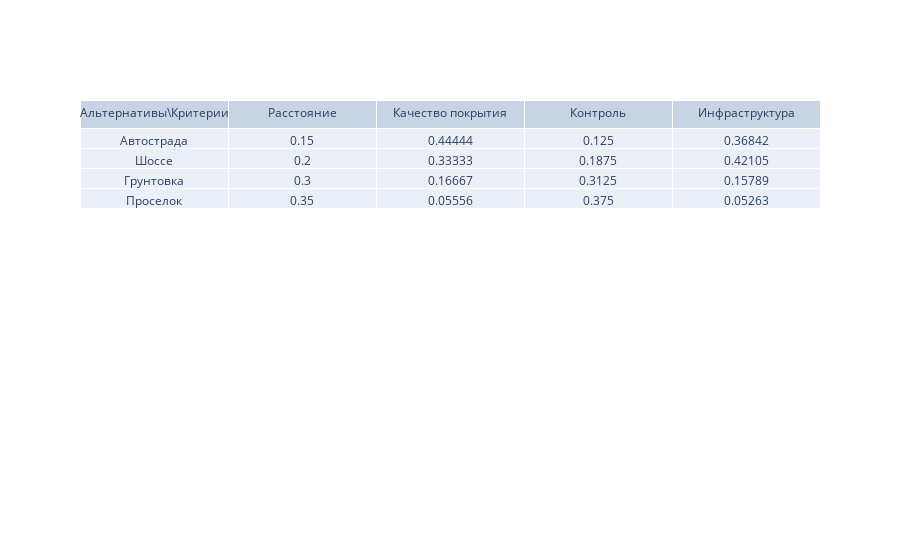

Notebook code cell kept with this figure:
### Markdown cell above
Метода взвешивания и объединения критериев

### Code cell
# Нормализация матрицы оценок (все столбцы)
a_matrix = np.copy(a_matrix_orig)
# Цикл по столбикам (критериям)
for j, cr in enumerate(criterions):

    # Сумма значений в столбике
    summ_j = sum(a_matrix[j])

    # Цикл по строчкам (значения критериев альтернатив)
    for i, al in enumerate(alternatives):
        a_matrix[j][i] = round(a_matrix[j][i] / summ_j, okr)

# Вывод нормализованной таблицы
fig_norm = Figure(data=[
    Table(
        header=dict(values=['Альтернативы\Критерии'] + criterions),
        cells=dict(
            values=[
                alternatives,
                a_matrix[0],
                a_matrix[1],
                a_matrix[2],
                a_matrix[3]
            ]),
    )])
iplot(fig_norm)

print(weights)
# Экспертная оценка критериев по методу попарного сравнения
gama_matrix = []
alpha_vector = []
for i, w1 in enumerate(weights):
    row = []
    for j, w2 in enumerate(weights):
        if i == j or w2 > w1:
            row.append(0)
        elif w1 > w2:
            row.append(1)
        elif w1 == w2:
            row.append(0.5)

    gama_matrix.append(row)
    alpha_vector.append(sum(row))
print(np.array(gama_matrix))
print(np.array(alpha_vector))
alpha_vector = np.array(alpha_vector) / sum(alpha_vector)
print(alpha_vector)

unit_cr = np.dot(a_matrix, alpha_vector)
# Получение вектора весов критериев

# Объединенный критерий для всех альтернатив
print(unit_cr)
answer = alternatives[np.argmin(unit_cr)]
print(answer)

### Figure 1 — Plotly figure (JSON) as saved in the notebook; plotly's stock layout.template omitted (floating-point values rounded to 4 significant figures)
{"data": [{"cells": {"values": [["Автострада", "Шоссе", "Грунтовка", "Проселок"], [0.15, 0.2, 0.3, 0.35], [0.4444, 0.3333, 0.1667, 0.05556], [0.125, 0.1875, 0.3125, 0.375], [0.3684, 0.421, 0.1579, 0.05263]]}, "header": {"values": ["Альтернативы\\Критерии", "Расстояние", "Качество покрытия", "Контроль", "Инфраструктура"]}, "type": "table"}], "layout": {}}
